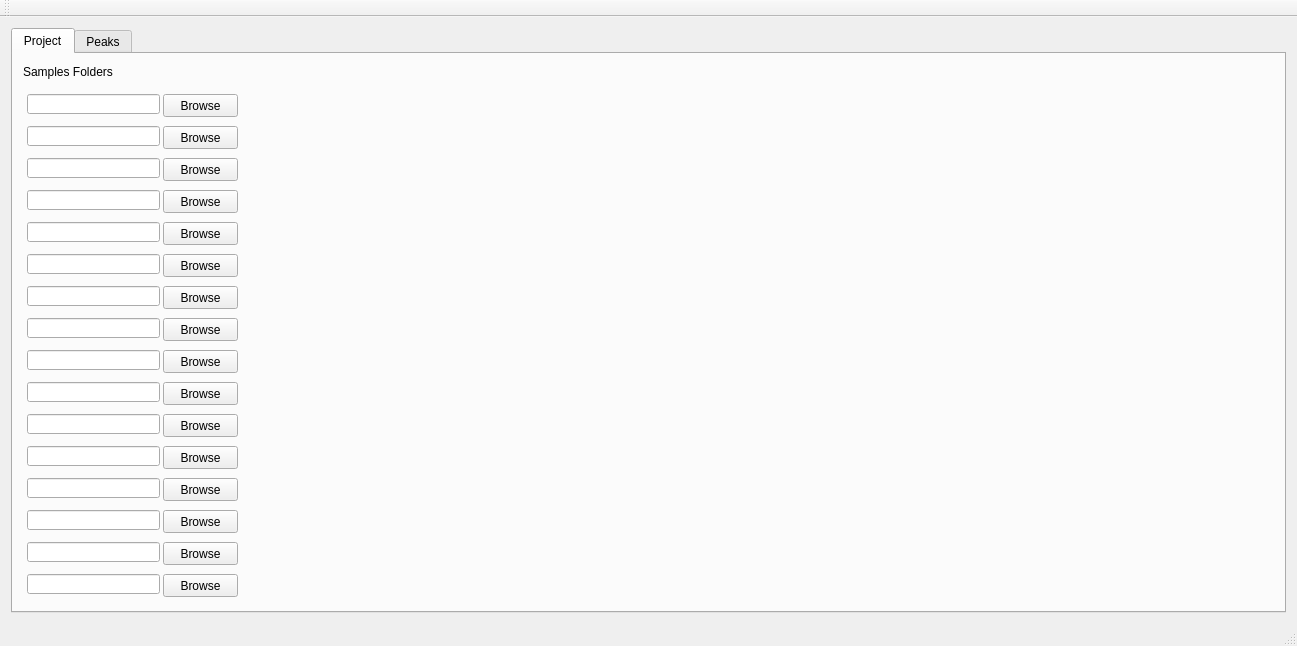
<?xml version="1.0" encoding="UTF-8"?>
<ui version="4.0">
 <class>SpectraAnalyzer</class>
 <widget class="QMainWindow" name="SpectraAnalyzer">
  <property name="geometry">
   <rect>
    <x>0</x>
    <y>0</y>
    <width>1297</width>
    <height>646</height>
   </rect>
  </property>
  <property name="windowTitle">
   <string>SpectraAnalyzer</string>
  </property>
  <widget class="QWidget" name="centralWidget">
   <layout class="QGridLayout" name="gridLayout">
    <item row="0" column="0">
     <widget class="QTabWidget" name="tabWidget">
      <property name="currentIndex">
       <number>0</number>
      </property>
      <widget class="QWidget" name="tab_Project">
       <attribute name="title">
        <string>Project</string>
       </attribute>
       <widget class="QLabel" name="label_project_sample">
        <property name="geometry">
         <rect>
          <x>10</x>
          <y>10</y>
          <width>111</width>
          <height>16</height>
         </rect>
        </property>
        <property name="text">
         <string>Samples Folders</string>
        </property>
       </widget>
       <widget class="QLineEdit" name="lineEdit_project_Sample_3">
        <property name="geometry">
         <rect>
          <x>14</x>
          <y>104</y>
          <width>133</width>
          <height>20</height>
         </rect>
        </property>
       </widget>
       <widget class="QPushButton" name="pushButton_browse_7">
        <property name="geometry">
         <rect>
          <x>150</x>
          <y>232</y>
          <width>75</width>
          <height>23</height>
         </rect>
        </property>
        <property name="text">
         <string>Browse</string>
        </property>
       </widget>
       <widget class="QLineEdit" name="lineEdit_project_Sample_7">
        <property name="geometry">
         <rect>
          <x>14</x>
          <y>232</y>
          <width>133</width>
          <height>20</height>
         </rect>
        </property>
       </widget>
       <widget class="QLineEdit" name="lineEdit_project_Sample_5">
        <property name="geometry">
         <rect>
          <x>14</x>
          <y>168</y>
          <width>133</width>
          <height>20</height>
         </rect>
        </property>
       </widget>
       <widget class="QPushButton" name="pushButton_browse_6">
        <property name="geometry">
         <rect>
          <x>150</x>
          <y>200</y>
          <width>75</width>
          <height>23</height>
         </rect>
        </property>
        <property name="text">
         <string>Browse</string>
        </property>
       </widget>
       <widget class="QLineEdit" name="lineEdit_project_Sample_8">
        <property name="geometry">
         <rect>
          <x>14</x>
          <y>264</y>
          <width>133</width>
          <height>20</height>
         </rect>
        </property>
       </widget>
       <widget class="QPushButton" name="pushButton_browse_3">
        <property name="geometry">
         <rect>
          <x>150</x>
          <y>104</y>
          <width>75</width>
          <height>23</height>
         </rect>
        </property>
        <property name="text">
         <string>Browse</string>
        </property>
       </widget>
       <widget class="QLineEdit" name="lineEdit_project_Sample_4">
        <property name="geometry">
         <rect>
          <x>14</x>
          <y>136</y>
          <width>133</width>
          <height>20</height>
         </rect>
        </property>
       </widget>
       <widget class="QLineEdit" name="lineEdit_project_Sample_2">
        <property name="geometry">
         <rect>
          <x>14</x>
          <y>72</y>
          <width>133</width>
          <height>20</height>
         </rect>
        </property>
       </widget>
       <widget class="QPushButton" name="pushButton_browse_4">
        <property name="geometry">
         <rect>
          <x>150</x>
          <y>136</y>
          <width>75</width>
          <height>23</height>
         </rect>
        </property>
        <property name="text">
         <string>Browse</string>
        </property>
       </widget>
       <widget class="QLineEdit" name="lineEdit_project_Sample_6">
        <property name="geometry">
         <rect>
          <x>14</x>
          <y>200</y>
          <width>133</width>
          <height>20</height>
         </rect>
        </property>
       </widget>
       <widget class="QPushButton" name="pushButton_browse_5">
        <property name="geometry">
         <rect>
          <x>150</x>
          <y>168</y>
          <width>75</width>
          <height>23</height>
         </rect>
        </property>
        <property name="text">
         <string>Browse</string>
        </property>
       </widget>
       <widget class="QLineEdit" name="lineEdit_project_Sample_1">
        <property name="geometry">
         <rect>
          <x>14</x>
          <y>40</y>
          <width>133</width>
          <height>20</height>
         </rect>
        </property>
       </widget>
       <widget class="QPushButton" name="pushButton_browse_2">
        <property name="geometry">
         <rect>
          <x>150</x>
          <y>72</y>
          <width>75</width>
          <height>23</height>
         </rect>
        </property>
        <property name="text">
         <string>Browse</string>
        </property>
       </widget>
       <widget class="QPushButton" name="pushButton_browse_1">
        <property name="geometry">
         <rect>
          <x>150</x>
          <y>40</y>
          <width>75</width>
          <height>23</height>
         </rect>
        </property>
        <property name="text">
         <string>Browse</string>
        </property>
       </widget>
       <widget class="QPushButton" name="pushButton_browse_10">
        <property name="geometry">
         <rect>
          <x>150</x>
          <y>328</y>
          <width>75</width>
          <height>23</height>
         </rect>
        </property>
        <property name="text">
         <string>Browse</string>
        </property>
       </widget>
       <widget class="QPushButton" name="pushButton_browse_11">
        <property name="geometry">
         <rect>
          <x>150</x>
          <y>360</y>
          <width>75</width>
          <height>23</height>
         </rect>
        </property>
        <property name="text">
         <string>Browse</string>
        </property>
       </widget>
       <widget class="QPushButton" name="pushButton_browse_12">
        <property name="geometry">
         <rect>
          <x>150</x>
          <y>392</y>
          <width>75</width>
          <height>23</height>
         </rect>
        </property>
        <property name="text">
         <string>Browse</string>
        </property>
       </widget>
       <widget class="QLineEdit" name="lineEdit_project_Sample_9">
        <property name="geometry">
         <rect>
          <x>14</x>
          <y>296</y>
          <width>133</width>
          <height>20</height>
         </rect>
        </property>
       </widget>
       <widget class="QLineEdit" name="lineEdit_project_Sample_13">
        <property name="geometry">
         <rect>
          <x>14</x>
          <y>424</y>
          <width>133</width>
          <height>20</height>
         </rect>
        </property>
       </widget>
       <widget class="QPushButton" name="pushButton_browse_13">
        <property name="geometry">
         <rect>
          <x>150</x>
          <y>424</y>
          <width>75</width>
          <height>23</height>
         </rect>
        </property>
        <property name="text">
         <string>Browse</string>
        </property>
       </widget>
       <widget class="QLineEdit" name="lineEdit_project_Sample_11">
        <property name="geometry">
         <rect>
          <x>14</x>
          <y>360</y>
          <width>133</width>
          <height>20</height>
         </rect>
        </property>
       </widget>
       <widget class="QPushButton" name="pushButton_browse_9">
        <property name="geometry">
         <rect>
          <x>150</x>
          <y>296</y>
          <width>75</width>
          <height>23</height>
         </rect>
        </property>
        <property name="text">
         <string>Browse</string>
        </property>
       </widget>
       <widget class="QLineEdit" name="lineEdit_project_Sample_12">
        <property name="geometry">
         <rect>
          <x>14</x>
          <y>392</y>
          <width>133</width>
          <height>20</height>
         </rect>
        </property>
       </widget>
       <widget class="QLineEdit" name="lineEdit_project_Sample_10">
        <property name="geometry">
         <rect>
          <x>14</x>
          <y>328</y>
          <width>133</width>
          <height>20</height>
         </rect>
        </property>
       </widget>
       <widget class="QPushButton" name="pushButton_browse_8">
        <property name="geometry">
         <rect>
          <x>150</x>
          <y>264</y>
          <width>75</width>
          <height>23</height>
         </rect>
        </property>
        <property name="text">
         <string>Browse</string>
        </property>
       </widget>
       <widget class="QLineEdit" name="lineEdit_project_Sample_14">
        <property name="geometry">
         <rect>
          <x>14</x>
          <y>456</y>
          <width>133</width>
          <height>20</height>
         </rect>
        </property>
       </widget>
       <widget class="QPushButton" name="pushButton_browse_14">
        <property name="geometry">
         <rect>
          <x>150</x>
          <y>456</y>
          <width>75</width>
          <height>23</height>
         </rect>
        </property>
        <property name="text">
         <string>Browse</string>
        </property>
       </widget>
       <widget class="QPushButton" name="pushButton_browse_16">
        <property name="geometry">
         <rect>
          <x>150</x>
          <y>520</y>
          <width>75</width>
          <height>23</height>
         </rect>
        </property>
        <property name="text">
         <string>Browse</string>
        </property>
       </widget>
       <widget class="QPushButton" name="pushButton_browse_15">
        <property name="geometry">
         <rect>
          <x>150</x>
          <y>488</y>
          <width>75</width>
          <height>23</height>
         </rect>
        </property>
        <property name="text">
         <string>Browse</string>
        </property>
       </widget>
       <widget class="QLineEdit" name="lineEdit_project_Sample_16">
        <property name="geometry">
         <rect>
          <x>14</x>
          <y>520</y>
          <width>133</width>
          <height>20</height>
         </rect>
        </property>
       </widget>
       <widget class="QLineEdit" name="lineEdit_project_Sample_15">
        <property name="geometry">
         <rect>
          <x>14</x>
          <y>488</y>
          <width>133</width>
          <height>20</height>
         </rect>
        </property>
       </widget>
       <zorder>layoutWidget</zorder>
       <zorder>label_project_sample</zorder>
      </widget>
      <widget class="QWidget" name="tab_Peaks">
       <attribute name="title">
        <string>Peaks</string>
       </attribute>
      </widget>
     </widget>
    </item>
   </layout>
  </widget>
  <widget class="QMenuBar" name="menuBar">
   <property name="geometry">
    <rect>
     <x>0</x>
     <y>0</y>
     <width>1297</width>
     <height>21</height>
    </rect>
   </property>
  </widget>
  <widget class="QToolBar" name="mainToolBar">
   <attribute name="toolBarArea">
    <enum>TopToolBarArea</enum>
   </attribute>
   <attribute name="toolBarBreak">
    <bool>false</bool>
   </attribute>
  </widget>
  <widget class="QStatusBar" name="statusBar"/>
 </widget>
 <layoutdefault spacing="6" margin="11"/>
 <resources/>
 <connections/>
</ui>
